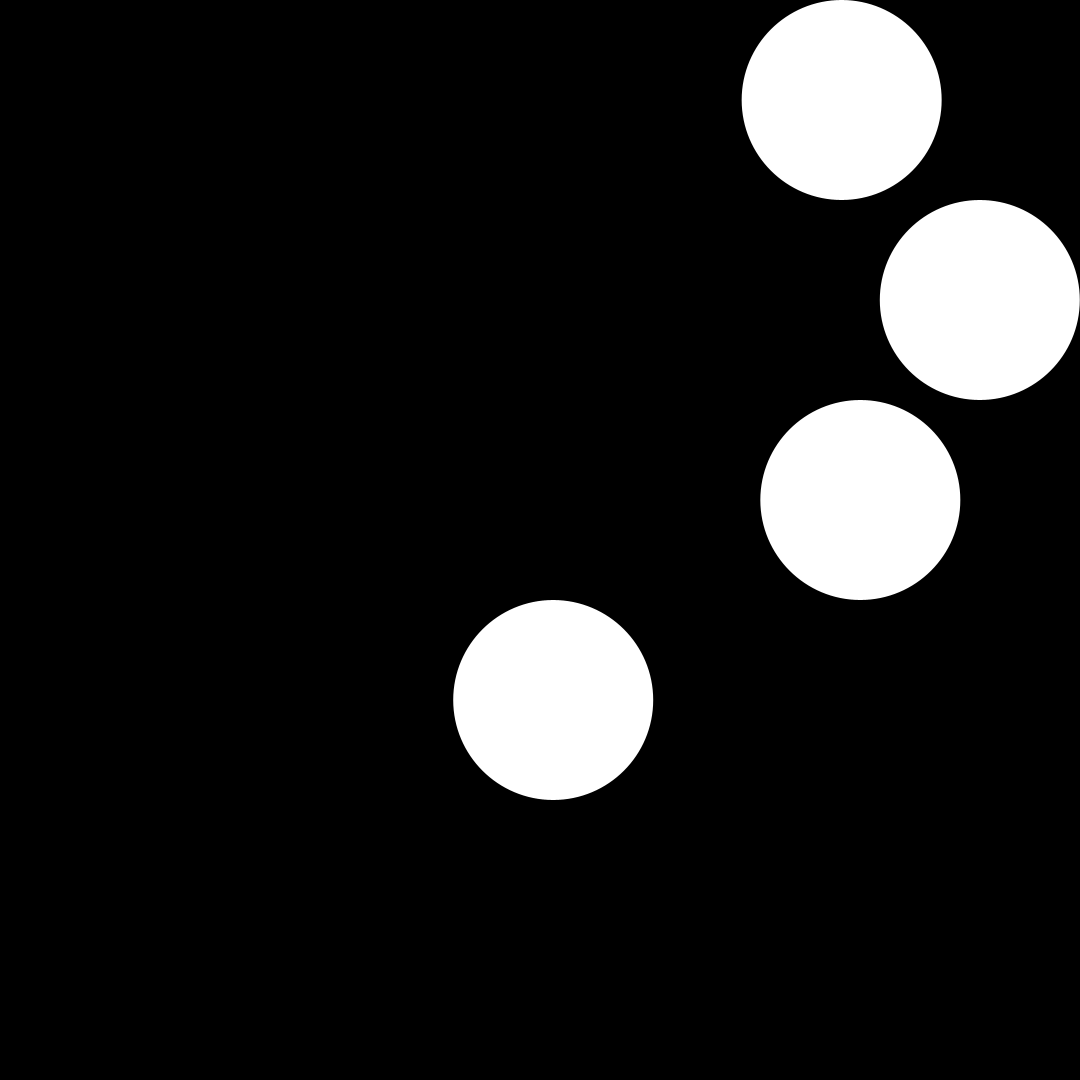
Frame 1 (no input)
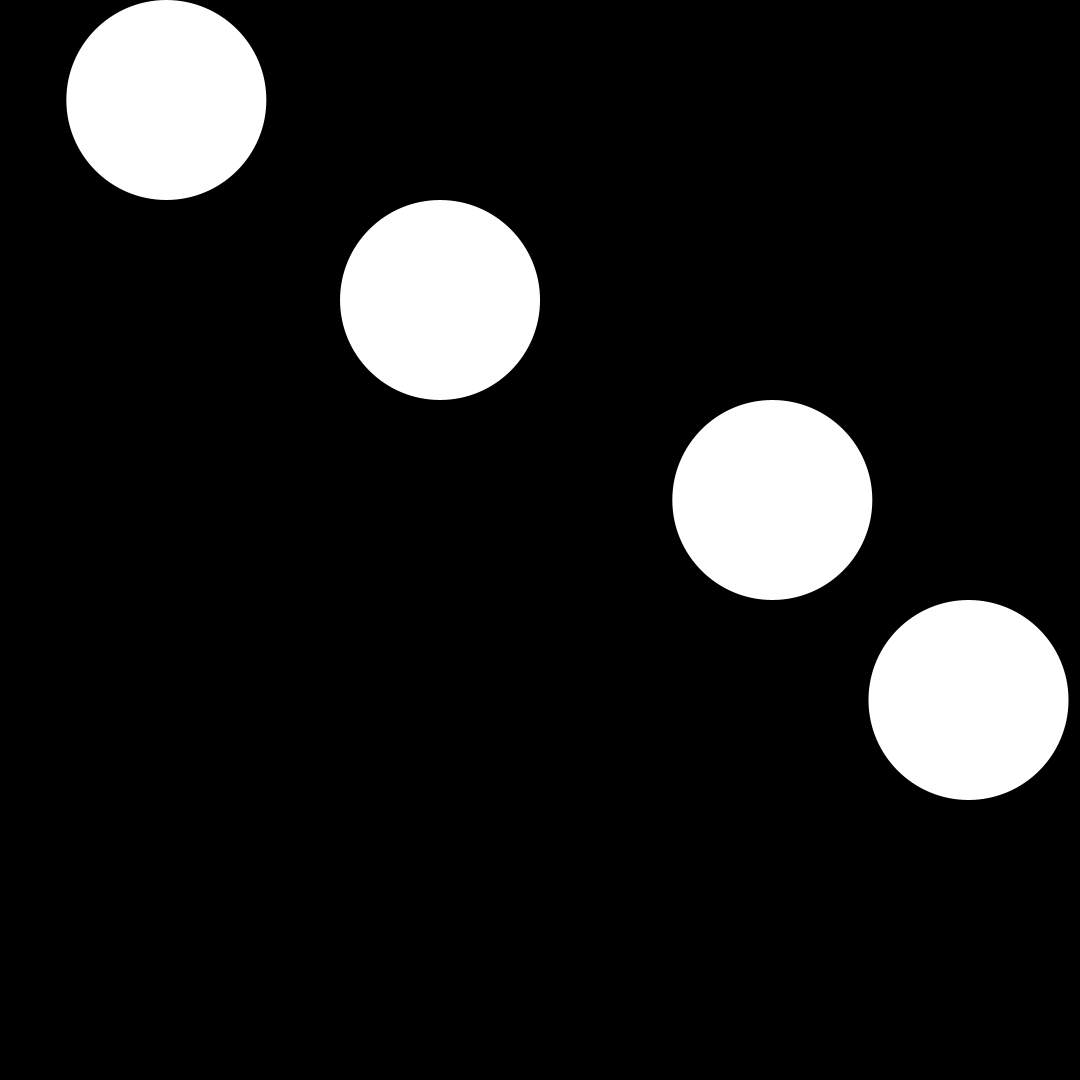
Frame 60 (the mouse pressed at the canvas centre just before this capture)
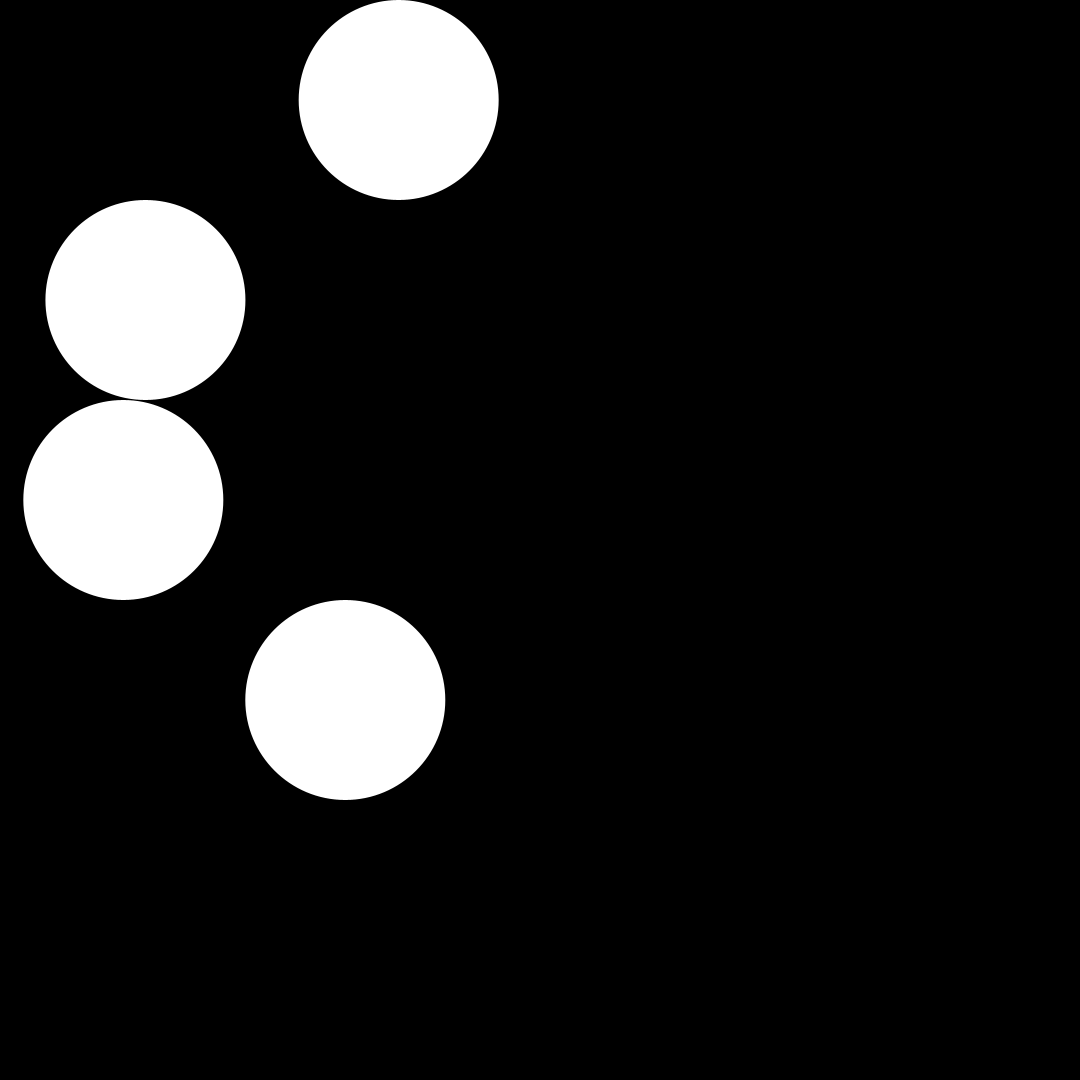
Frame 120 (the mouse held since frame 60 and released just before this capture)

The Processing sketch that drew these frames (run headless with seeded random() and noise(); from frame 60 on, the mouse is pressed at the canvas centre):

// Processing sketch: code_07_37
// ── code_07_37.pde
float angle = 0.0;
float speed = 0.03;
float diam = 200;
int posY = int(diam/2);
int offset = int(diam);

void setup() {
  size(1080, 1080);
  noStroke();
}

void draw() {
  background(0);
  angle = angle + speed;
  
  float x1 = width/2 + (sin(angle + PI-QUARTER_PI) * ((width/2)-diam/2));
  float x2 = width/2  + (sin(angle + HALF_PI) * ((width/2)-diam/2));
  float x3 = width/2  + (sin(angle + QUARTER_PI) * ((width/2)-diam/2));
  float x4 = width/2  + (sin(angle + TWO_PI) * ((width/2)-diam/2));
  
  ellipse(x1, posY, diam, diam);
  ellipse(x2, posY + offset, diam, diam);
  ellipse(x3, posY +(offset * 2), diam, diam);
  ellipse(x4, posY +(offset * 3), diam, diam);
}
